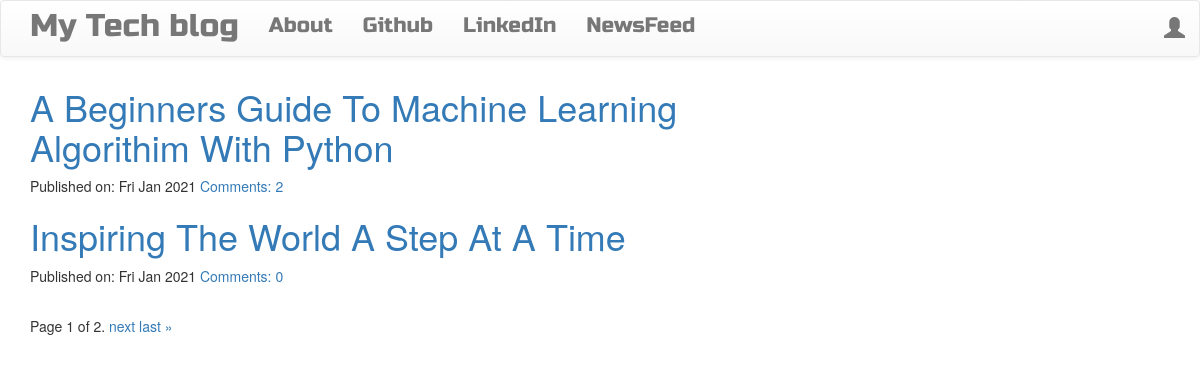
The page / on the database its author committed.
### blog/models.py (models this page shows, shortened)
class Post(models.Model):
    author = models.ForeignKey('auth.User', on_delete=models.CASCADE)
    title = models.CharField(max_length=200)
    text = models.TextField()
    created_date = models.DateTimeField(default=timezone.now)
    published_date = models.DateTimeField(blank=True, null=True)
    def approve_comments(self):
        return self.comments.filter(approved_comment=True)

### blog/views.py (the view)
# urls.py: url(r'^$',views.PostListView.as_view(),name='post_list'),
class PostListView(ListView):
    model = Post
    paginate_by = 2
    def get_queryset(self):
        return Post.objects.filter(published_date__lte=timezone.now()).order_by('-published_date')

### blog/templates/blog/post_list.html
{% extends 'blog/base.html' %}
{% block content %}
<div class="centerstage">
    {% for post in post_list %}
        <div class="post">
            <h1><a href="{% url 'post_detail' pk=post.pk %}">{{ post.title|title }}</a></h1>
            <div class="date">
                <p>Published on: {{ post.published_date|date:"D M Y"}}
            <a href="{% url 'post_detail' pk=post.pk %}">Comments: {{ post.approve_comments.count }}</a></p>
    {% endfor %}
</div>
{% endblock %}

### blog/static/css/blog.css (style rules this page uses)
.centerstage { margin-left: auto; margin-right: auto; }
.loader { filter:hue-rotate(0deg); color: linear-gradient(45deg,#0f8,#08f); animation:hue 5000ms infinite linear; }

### rows shown on the page
Post: title "A Beginners Guide To Machine Learning Algorithim With Python", published_date "Fri Jan 2021", approve_comments.count "2"
Post: title "Inspiring The World A Step At A Time", published_date "Fri Jan 2021", approve_comments.count "0"

### other values the page prints
{{ page_obj.number }} "1"
{{ page_obj.paginator.num_pages }} "2"
